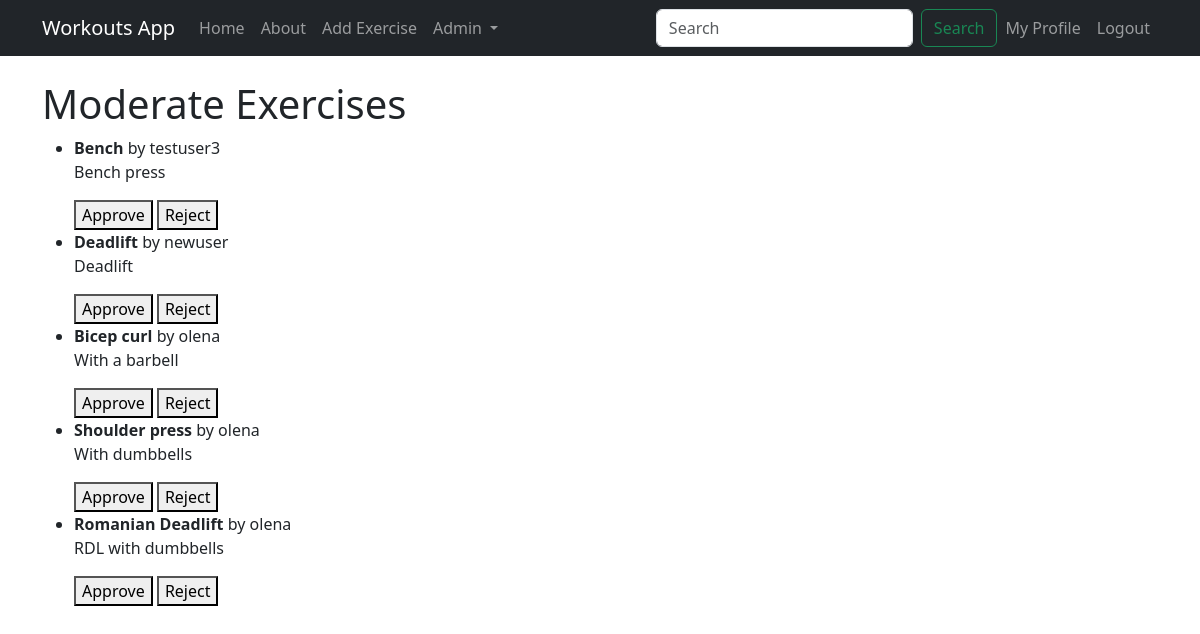
Before: /moderation/ (signed in) with the older database file.
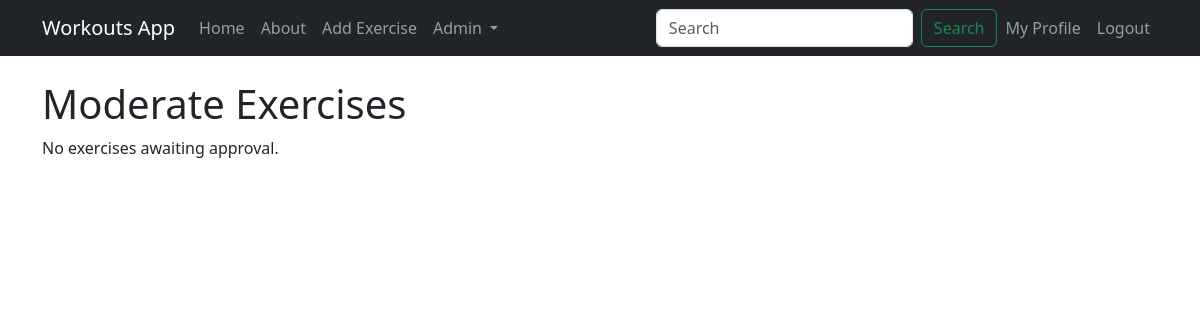
After: the same page with the newer database file.
### exercises/models.py (models this page shows, shortened)
class Exercise(models.Model):
    title = models.CharField(max_length=100)
    description = models.TextField()
    photo = models.ImageField(upload_to='exercise_photos/', blank=True, null=True)
    author = models.ForeignKey(User, on_delete=models.CASCADE)
    is_approved = models.BooleanField(default=False)
    created_at = models.DateTimeField(auto_now_add=True)
    updated_at = models.DateTimeField(auto_now=True)
    STATUS_CHOICES = (
        ('approved', 'Approved'),
        ('rejected', 'Rejected'),
        ('pending', 'Pending'),
    )
    status = models.CharField(
        max_length=10,
        choices=STATUS_CHOICES,
        default='pending',
    )

### exercises/views.py (the view)
# urls.py: path('moderation/', views.ExerciseModerationView.as_view(), name='exercise-moderation'),
class ExerciseModerationView(ListView):
    model = models.Exercise
    template_name = 'exercises/exercise_moderation.html'
    context_object_name = 'exercises'
    @method_decorator(user_passes_test(lambda u: u.is_superuser or u.is_staff))
    def dispatch(self, request, *args, **kwargs):
        return super().dispatch(request, *args, **kwargs)
    def get_queryset(self):
        return models.Exercise.objects.filter(is_approved=False, status='pending')

### exercises/templates/exercises/exercise_moderation.html (shortened to what this page needs)
{% extends 'exercises/base.html' %}
{% block content %}
  <h1>Moderate Exercises</h1>
  {% if exercises %}
    <ul>
      {% for exercise in exercises %}
        <li>
          <strong>{{ exercise.title }}</strong> by {{ exercise.author.username }}
          <p>{{ exercise.description }}</p>
          <form method="post" action="{% url 'exercise-approval' exercise.pk %}">
            <button type="submit" name="approve" value="1">Approve</button>
            <button type="submit" name="reject" value="1">Reject</button>
          </form>
        </li>
      {% endfor %}
    </ul>
  {% else %}
    <p>No exercises awaiting approval.</p>
  {% endif %}
{% endblock content %}

Changed rows visible on the page:
no longer on this page (row edited): Exercise: title "Bench", author.username "testuser3", description "Bench press"
no longer on this page (row edited): Exercise: title "Deadlift", author.username "newuser", description "Deadlift"
no longer on this page (row edited): Exercise: title "Bicep curl", author.username "olena", description "With a barbell"
no longer on this page (row edited): Exercise: title "Shoulder press", author.username "olena", description "With dumbbells"
no longer on this page (row edited): Exercise: title "Romanian Deadlift", author.username "olena", description "RDL with dumbbells"
Other visible differences:
text now shown: "No exercises awaiting approval."
